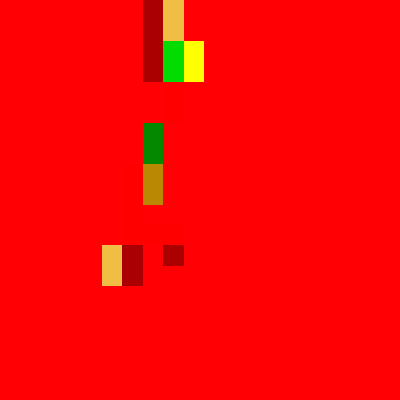
#> input picture data/modis/cloudfraction/001-baffin_bay-100km-20220928.aqua.cloudfraction.250m.tiff, 400 x 400 px, found by its file name; its folder holds only this picture in this run
$ jupyter execute --allow-errors sub_scene_sampling.ipynb
#> lines starting #> are read from the running program, lines starting #| are printed output that depends on the picture; after the words box and inside, x2 and y2 are one past the last pixel; in counts of white or black regions, pixels touching at a corner belong together
We train the sea ice classification algorithm against a manually validated set of 16x16 pixel patches. We randomly selected either the Aqua or Terra scene from each of the 179 cases. We took a uniform random sample of 100 positions across the full 500 km by 500 km (2000 by 2000 pixel) scene. Positions within the land mask are rejected. The remaining points are considered for the following categories:
* cloud-free ice: MODIS cloud < 5%, ASI sea ice concentration > 85%
* cloud-free water: MODIS cloud < 5%, ASI sea ice concentration = 0%
* cloud-ice: MODIS cloud = 100%, ASI sea ice concentration > 85%
* cloud-water: MODIS cloud = 100%, ASI sea ice concentration < 5%
Samples are derived by first generating samples, and flagging the categories based on binary masks (ASI=0, ASI> 85%, cloud<5%, cloud=>95%). These are turned to a Shapefile with property tables. Then, in QGIS, we accept or reject samples according to each category. The final input labeled sample set contains the mean band 1, band 2, and band 7 reflectance, sample centers, sample bounding boxes, and binary columns `init_cloud_free_ice`, `init_cloud_free_water`, `init_cloud_ice`, `init_cloud_water` (the initial threshold base categories), and the manually assessed `cloud_free_ice`, `cloud_free_water`, `cloud_ice`, `cloud_water`. Ambiguous samples receive a `0` in all four categories.

# to do
## scripts
- convert 500 km cloud fraction into PNG
- draw and save samples

## organization
- save MODIS images on Zenodo
- add script to download and save

[cell 1]
import skimage.io as io
import os
import pandas as pd
import numpy as np
import ultraplot as uplt

dataloc = "../../calval_tgrs/data/validation_dataset/modis_500km/"
plot_examples = True
recompute = False

#> (the rest of this cell did not finish here and is left out)

#> (a cell that did not finish here is left out)

#> (a cell that did not finish here is left out)

#> (a cell that did not finish here is left out)

#> (a cell that did not finish here is left out)

Selecting the extremes is faster than the pixel-to-percentage mapping. Since we are initializing a map of points to then verify

2d uniform random sample

We draw a random sample of locations within each index with the constraint that points are separated by at least 10 km, which is two pixels in the cloud mask product.

[cell 6]
import scipy
import skimage
from skimage.measure import regionprops_table
import skimage.morphology as skim


# oversample and reduce to correct distance, then take first keep_n samples
n = 2000
#> n = 2000
imsize=2000
keep_n = 500

g = np.random.default_rng(seed=2340)
sampled_points = {}
#> (the rest of this cell did not finish here and is left out)

# Turning points to samples
- Expand using 16x16 template
- Somehow there are still points not being saved, or overlapping, which is dumb
- So,

#> (a cell that did not finish here is left out)

TBD:
1. Subset the dataframe to just the ones with no land in the patch and with at least one "true" category
2. Also clear the regions within the ASI land mask -- don't assign those values to 0
3. Use the bounding box to define a geometry
   - Add geopandas to the imports list
   - Add shapely to the imports list
   - Import box from shapely.geometry
   - Get the coordinates from the geotiff transform
   - Subset the data table to where there is at least one positive initial category
   - Add a geometry column to the data table
5. Use geopandas to export the result to file
6. Loop through all cases and generate tables for each
7. Use QGIS to evaluate the bounding boxes and tag boxes which should be rejected or re-categorized, ideally in bulk
8. Analysis: How often are there 100% MODIS clouds which get rejected by an observer?
9. Analysis: How often are there 0% ASI SIC which contain obvious ice?

[cell 8]
import skimage.io as io
import os
import pandas as pd
import numpy as np
import ultraplot as uplt
import scipy
import skimage
from skimage.measure import regionprops_table
import skimage.morphology as skim
import geopandas as gpd
from shapely.geometry import box
import rasterio as rio

dataloc = "../../calval_tgrs/data/validation_dataset/modis_500km/"
asi_dataloc = "../../calval_tgrs/data/validation_dataset/asi_500km/"
nsidc_dataloc = "../../calval_tgrs/data/validation_dataset/nsidc_500km/"
sample_saveloc = '/Users/dwatkin2/Documents/research/manuscripts/calval_tgrs/data/validation_dataset/calibration_500km/'

files = os.listdir(dataloc + 'cloudfraction')
files = [f for f in files if '.tiff' in f]
files.sort()

[cell 9]
case_numbers = np.unique([f.split('-')[0] for f in files])

# oversample and reduce to correct distance, then take first keep_n samples
n = 2000
imsize=2000
keep_n = 500

g = np.random.default_rng(seed=2340)
sampled_points = {}
for case in case_numbers:
    points = g.choice(range(8, imsize-8), (2, n))
    keep = np.ones(n)
    jcomp = np.arange(0, n)
    min_dx = 50
    d = pd.DataFrame(scipy.spatial.distance.cdist(points.T, points.T),
                     columns=jcomp, index=jcomp)
    for idx in range(0, n):
        if keep[idx] > 0:
            di = d.loc[idx, jcomp != idx]
            keep[di[di <= min_dx].index] = 0
    sampled_points[case] = points[:, keep > 0][:, 0:keep_n]
#> `red = rgb_img[:, :, 0].astype(float)`:
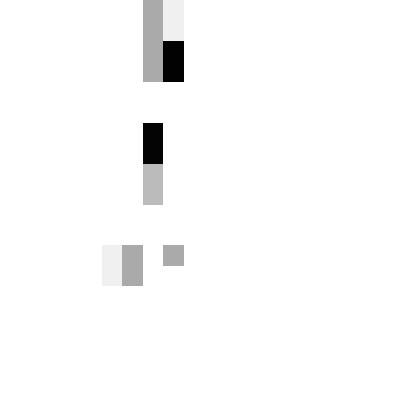
#> red: shape (400, 400) float64; min 2, max 255, mean 250.3
#> `green = rgb_img[:, :, 1].astype(float)`:
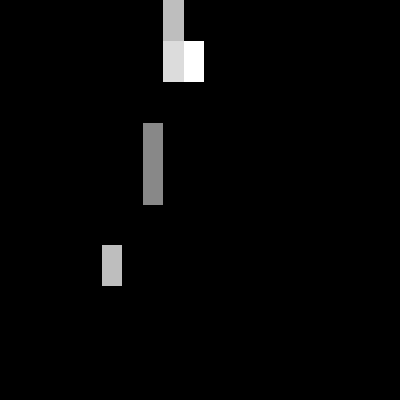
#> green: shape (400, 400) float64; min 0, max 255, mean 5.9
#> `blue = rgb_img[:, :, 2].astype(float)`:
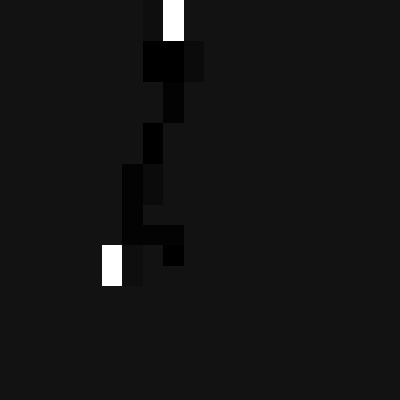
#> blue: shape (400, 400) float64; min 0, max 69, mean 5.5; drawn with min black and max white
#> `cloud_free = (green < 1) & (np.abs(red - 102) < 1) & (np.abs(blue - 11..`: cloud_free: shape (400, 400) bool; every value is 0
#> `cloud_covered = (green < 6) & (red > 250) &  np.abs(blue < 30)`:
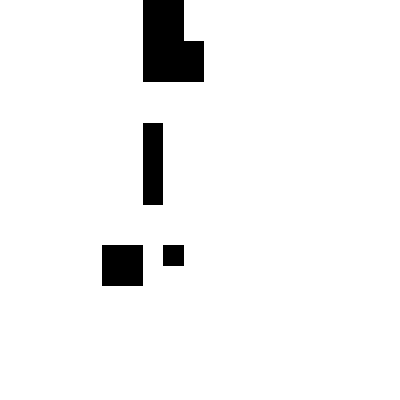
#> cloud_covered: shape (400, 400) bool; 95% white; 4 black regions, box (x1, y1, x2, y2) and area: (143, 0, 204, 82) 4182, (102, 245, 143, 286) 1681, (143, 123, 163, 205) 1640, (163, 245, 184, 266) 441

#> (the rest of this cell did not finish here and is left out)
